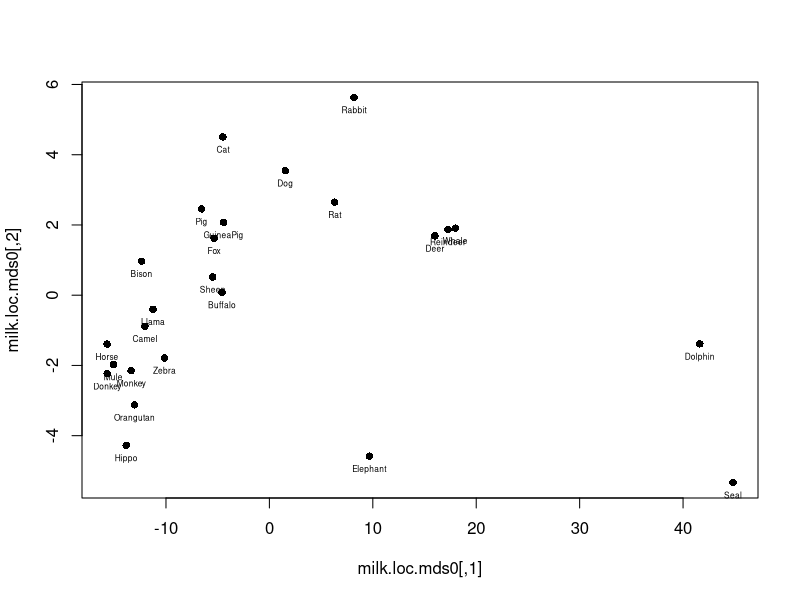
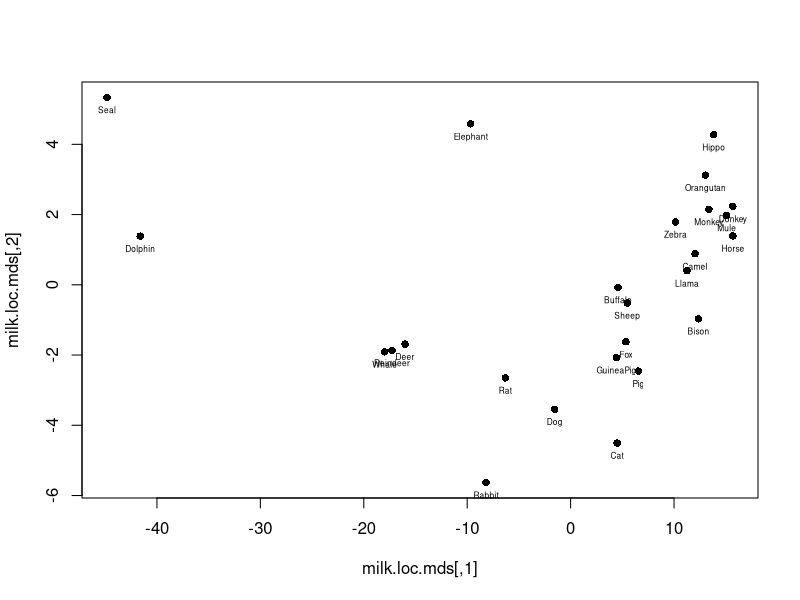
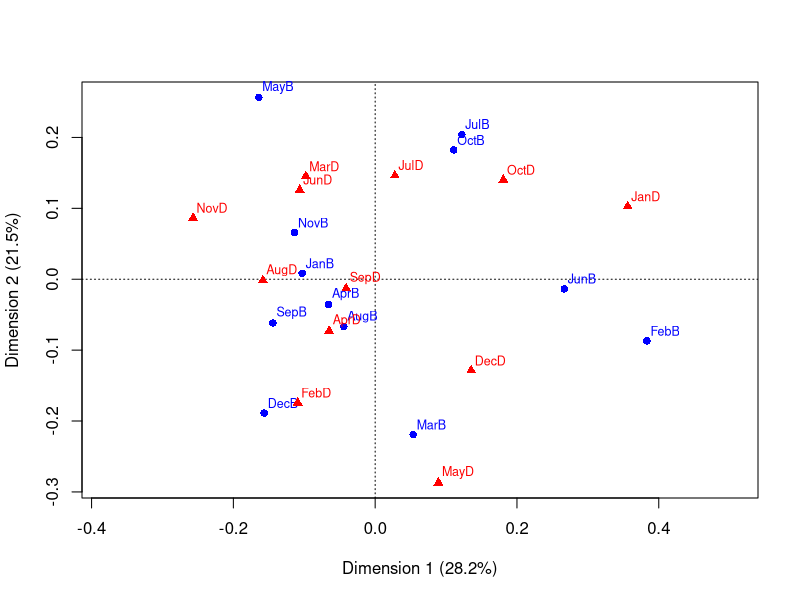

Reproduce these figures in R, in order.
# ST 558: Multivariate Analytics
# Module 9 R Activity 
# Nora Quick

###########
# Step 2  #
###########

library(ca)
library(psych)
library(mclust)

# Question 1: 
# -----------
milk <- read.csv('MammalMilkData.csv', row.names = 1)
head(milk)

# Question 2: 
# -----------
bdmonth <- read.csv('BirthDeathMonthData.csv', row.names = 1)
head(bdmonth)


###########
# Step 3  #
###########

# Question 3: 
# -----------
milk.distEuc <- dist(milk)
milk.distEuc

milk.loc.mds0 <- cmdscale(milk.distEuc, k=2)
milk.loc.mds0

# Question 4: 
# -----------
plot(milk.loc.mds0, pch=16)
text(milk.loc.mds0, labels=row.names(milk), pos=1, cex=0.5)

milk.loc.mds <- -milk.loc.mds0

plot(milk.loc.mds, pch=16)
text(milk.loc.mds, row.names(milk), pos=1, cex=0.5)


###########
# Step 4  #
###########

# Question 6: 
# -----------
bdmonth.ca <- ca(bdmonth)
bdmonth.ca

plot(bdmonth.ca)
